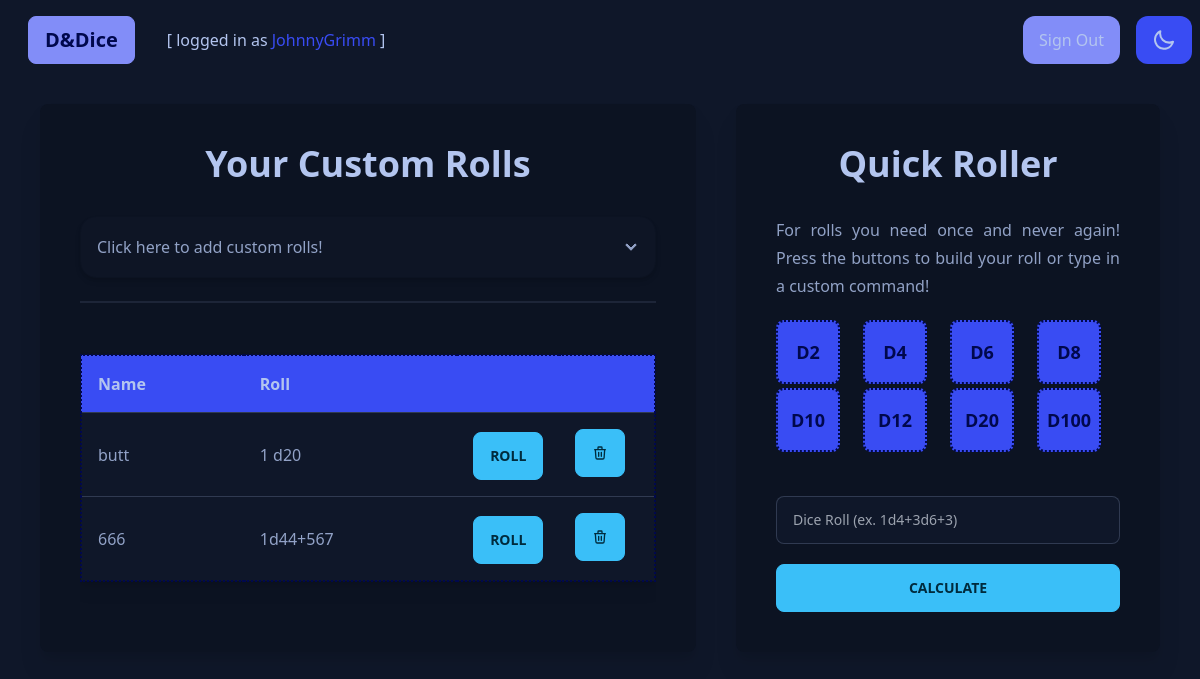
/ (signed in), run on the app's committed database.
### tables this page shows
CREATE TABLE users (
	id INTEGER PRIMARY KEY AUTOINCREMENT NOT NULL,
	username TEXT NOT NULL,
	hash TEXT NOT NULL
);

CREATE TABLE rolls (
	id INTEGER PRIMARY KEY AUTOINCREMENT NOT NULL,
	username TEXT NOT NULL,
	roll_name TEXT NOT NULL,
	roll_text TEXT NOT NULL
);

### app.py (the view)
@app.route("/", methods=["GET", "POST"])
def index():
    custom_error=""
    if not session.get("user_id"):
        username = ""
    else:
        rows = db.execute("SELECT username FROM users WHERE id = ?", session["user_id"])
        username = rows[0]["username"]
    macros = db.execute("SELECT id, roll_name, roll_text FROM rolls WHERE username = ?", username)
    if request.method == "POST":
        if "build-roll" in request.form:
            if not session.get("user_id"):
                return render_template("/index.html", custom_error="You must be logged in to use this function.", username=username)
            if not request.form.get('custom-name'):
                return render_template("/index.html", custom_error="Must include roll name.", macros=macros, username=username)
            if not request.form.get('custom-roll'):
                return render_template("/index.html", custom_error="Must include custom roll.", macros=macros, username=username)
            custom_name = request.form.get('custom-name')
            custom_roll = request.form.get('custom-roll')
            test = solve_roll(custom_roll)
            if "Invalid" in test:
                if "Characters" in test:
                    return render_template("/index.html", custom_error="Must only include the following characters: 0-9, d, +, -", macros=macros, username=username)
                if "Format" in test:
                    return render_template("/index.html", custom_error="Invalid formatting.", macros=macros, username=username)
            db.execute("INSERT INTO rolls (username, roll_name, roll_text) VALUES(?, ?, ?)", username, custom_name, custom_roll)
            return redirect("/")
        if "calculate" in request.form:
            if not session.get("user_id"):
                custom_error="You must be logged in to use this function."
            else:
                custom_error=""
            if not request.form.get('dice-roll'):
                return render_template("/index.html", quick_error="Must include dice roll", custom_error=custom_error, macros=macros, username=username)
            roll = request.form.get('dice-roll')
            solved = solve_roll(roll)
            if "Invalid" in solved:
                if "Characters" in solved:
                    return render_template("/index.html", quick_error="Must only include the following characters: 0-9, d, +, -", custom_error="", macros=macros, username=username)
                if "Format" in solved:
                    return render_template("/index.html", quick_error="Invalid formatting.", custom_error=custom_error, macros=macros, username=username)
            return render_template("/index.html", custom_error=custom_error, solved=solved, macros=macros, username=username)
        if "roll-it" in request.form:
            id = request.form.get("id")
            rows = db.execute("SELECT roll_text FROM rolls WHERE id = ?", id)
            roll_text = rows[0]["roll_text"]
            rolled = solve_roll(roll_text)
            if "Invalid" in rolled:
                if "Characters" in rolled:
                    return render_template("/index.html", custom_error="Must only include the following characters: 0-9, d, +, -", macros=macros, username=username)
                if "Format" in rolled:
                    return render_template("/index.html", custom_error="Invalid formatting.", macros=macros, username=username)
            return render_template("/index.html", custom_error="", rolled=rolled, macros=macros, username=username)
        if "delete-it" in request.form:
            id = request.form.get("id")
            db.execute("DELETE FROM rolls WHERE id = ?", id)
            return redirect("/")
    else:
        if not session.get("user_id"):
            return render_template("/index.html", custom_error="You must be logged in to save custom dice roll macros.", username=username)
        return render_template("/index.html", custom_error="", macros=macros, username=username)

### templates/index.html (shortened to what this page needs)
{% extends "layout.html" %}
{% block main %}
    <div class="grid grid-cols-5 grid-rows-2 gap-10 place-content-center pl-10 pr-10 xl:pl-44 xl:pr-44">
        <div class="col-span-5 lg:col-span-3 rounded-lg drop-shadow-xl bg-base-300 p-10">
            <span class="prose">
                <h1 class="text-center">Your Custom Rolls</h1>
                <div tabindex="0" class="collapse collapse-arrow border border-base-300 bg-base-200 rounded-box shadow-md">
                    <div class="collapse-title">
                        Click here to add custom rolls!
                    </div>
                </div>
                <div class="divider"></div>
                {% if macros|length > 0 %}
                <div class="overflow-x-auto">
                    <table class="table-normal rounded-xl border-2 border-secondary-content drop-shadow-lg border-dotted">
                        <thead class="bg-secondary-focus">
                            <tr>
                                <th>Name</th>
                                <th>Roll</th>
                                <th class="w-1/6"></th>
                                <th class="w-1/6"></th>
                            </tr>
                        </thead>
                        <tbody class="rounded-xl bg-base-100 align-top p-0" >
                            {% for macros in macros %}
                                <tr>
                                    <td>{{ macros["roll_name"] }}</td>
                                    <td>{{ macros["roll_text"] }}</td>
                                    <form action="/" method="POST">
                                        <td><button class="btn btn-primary" type="submit" name="roll-it">Roll</button></td>
                                        <td>
                                            <button class="btn btn-primary" type="submit" name="delete-it">
                                                <svg xmlns="http://www.w3.org/2000/svg" class="h-4 w-4" fill="none" viewBox="0 0 24 24" stroke="currentColor" stroke-width="2"><path stroke-linecap="round" stroke-linejoin="round" d="M19 7l-.867 12.142A2 2 0 0116.138 21H7.862a2 2 0 01-1.995-1.858L5 7m5 4v6m4-6v6m1-10V4a1 1 0 00-1-1h-4a1 1 0 00-1 1v3M4 7h16" /></svg>
                                            </button>
                                        </td>
                                    </form>
                                </tr>
                            {% endfor %}
                        </tbody>
                    </table>
                </div>
                {% endif %}
            </span>
        </div>
        <div class="row-start-2 col-start-1 col-span-5 lg:row-start-1 lg:col-span-2 lg:col-start-4 rounded-lg drop-shadow-xl bg-base-300 p-10">
            <span class="prose">
                <h1 class="text-center">Quick Roller</h1>
                <p class="text-justify">For rolls you need once and never again! Press the buttons to build your roll or type in a custom command!</p>
                <div class="place-content-center grid grid-cols-4 grid-rows-2 gap-1">
                    <button onClick="button_input(2)" class="btn btn-lg btn-square bg-secondary-focus btn-secondary border-dotted border-secondary-content border-2">d2</button>
                    <button onClick="button_input(4)" class="btn btn-lg btn-square bg-secondary-focus btn-secondary border-dotted border-secondary-content border-2">d4</button>
                    <button onClick="button_input(6)" class="btn btn-lg btn-square bg-secondary-focus btn-secondary border-dotted border-secondary-content border-2">d6</button>
                    <button onClick="button_input(8)" class="btn btn-lg btn-square bg-secondary-focus btn-secondary border-dotted border-secondary-content border-2">d8</button>
                    <button onClick="button_input(10)" class="btn btn-lg btn-square bg-secondary-focus btn-secondary border-dotted border-secondary-content border-2">d10</button>
                    <button onClick="button_input(12)" class="btn btn-lg btn-square bg-secondary-focus btn-secondary border-dotted border-secondary-content border-2">d12</button>
                    <button onClick="button_input(20)" class="btn btn-lg btn-square bg-secondary-focus btn-secondary border-dotted border-secondary-content border-2">d20</button>
                    <button onClick="button_input(100)" class="btn btn-lg btn-square bg-secondary-focus btn-secondary border-dotted border-secondary-content border-2">d100</button>
                </div>
                <form action="/" method="POST">
                    <div class="pt-5 pb-5">
                        <div class="form-control col-span-2 mt-6">
                            <input id="dice-roll" type="text" name="dice-roll" placeholder="Dice Roll (ex. 1d4+3d6+3)" label="dice roll" class="input input-bordered">
                        </div>
                    </div>
                    <div class="form-control">
                        <button type="submit" name="calculate" class="btn btn-primary">Calculate</button>
                    </div>
                </form>
            </span>
        </div>
    </div>
{% endblock %}

### templates/layout.html (shortened to what this page needs)
<!DOCTYPE html>
<html lang="en" data-theme="night">
    <head>
        <link rel="stylesheet" href="../static/css/main.css">
    </head>
    <body>
      <div class="navbar bg-base-100 dark:text-gray-50">
        <div class="navbar">
          <div class="pl-3">
            <a class="btn btn-secondary normal-case text-xl dark:text-gray-50" href="/">D&Dice</a>
            {% if username is defined %}
              {% if username != "" %}
              <div class="pl-8 text-base-content">
                  [ logged in as <span class="text-secondary-focus">{{ username }}</span> ]
              </div>
              {% endif %}
            {% endif %}
          </div>
        </div>
        <div class="navbar-center hidden lg:flex">
          <ul class="menu menu-horizontal space-x-4 flex justify-end place-content-end">
            {% if username != "" %}
              <li class="bg-secondary rounded-xl"><a href="/login">Sign Out</a></li>
            {% endif %}
            <li class="bg-secondary-focus rounded-xl">
              <label class="swap swap-rotate">
                </label>
            </li>
          </ul>
        </div>
      </div>
      <br>
      {% block main %}{% endblock %}
    </body>
</html>

### data on the page
users: username "JohnnyGrimm"
rolls: roll_name "butt", roll_text "1 d20"
rolls: roll_name "666", roll_text "1d44+567"
